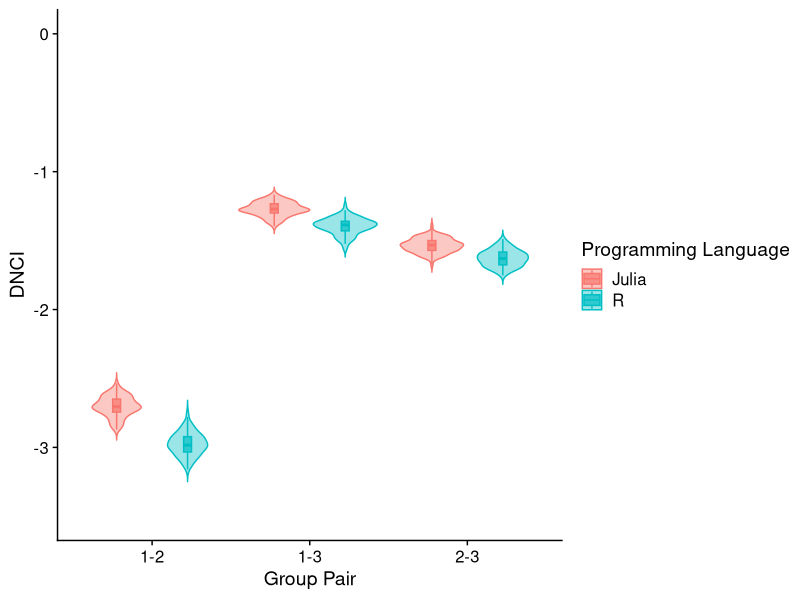

Reproduce this figure in R.
library(tidyverse)
library(ggplot2)
library(cowplot)
#Load in the dnci values
dnci_df<-read.csv("validation_output/dnci_combined_df.csv")

dnci_plot<-dnci_df %>%
  unite(group_pair, c("group1", "group2"), sep = "-") %>%
  ggplot(aes(x = group_pair, y = DNCI, color = programming_language, fill = programming_language)) +
  geom_violin(position = position_dodge(width = 0.9), trim = FALSE, alpha = 0.4) +
  geom_boxplot(width = 0.1, position = position_dodge(width = 0.9), outlier.shape = NA, alpha = 0.7) +
  labs(x = "Group Pair", y = "DNCI", color = "Programming Language", fill = "Programming Language") +
  theme(axis.text.x = element_text(angle = 45, hjust = 1), legend.position = "bottom")+
  ylim(-3.5, 0)+
  theme_cowplot()

ggsave("validation_output/dnci_plot.png", dnci_plot, dpi=300, width = 8, height = 5, bg ="white")
  